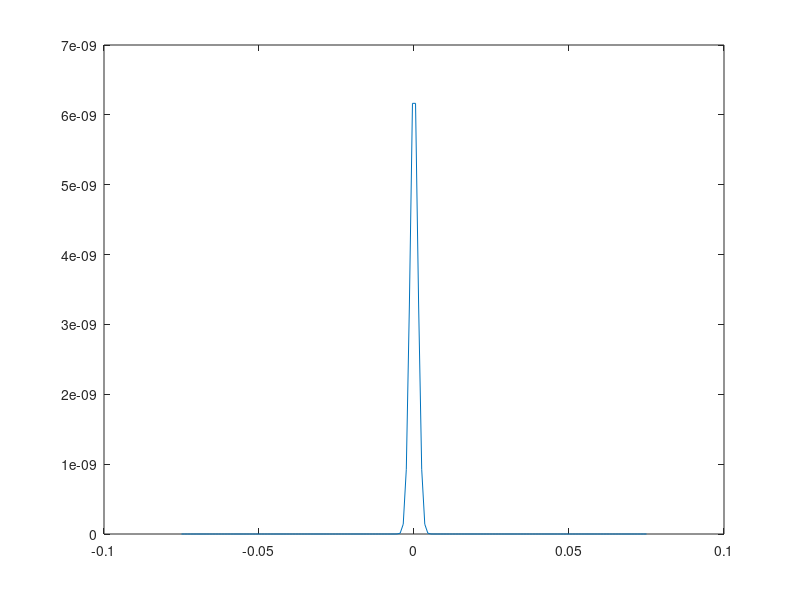

Write MATLAB code to recreate this figure. (Note: this script raises an error after producing the figure.)
clear; clc; close all;
%%
% Parameters
theta = 0;  % rad
P = 1;      % W
r = 75e-3;  % m
%r_vals = -r:1e-3:r;
r_vals = linspace(-r,r,152);
c = 299792458; % m/s
w = 2.5e-3;  % m

F = 2*cos(theta)*P/c;

F_r = F*exp(-2*r_vals.^2/w^2);


figure()
plot(r_vals,F_r);
xlim([-0.1,0.1])
%% import COMSOL data (GEO 600, fused silica) (displacement over force)
r = 90e-3;  % m
% 3D
deftable = importfile('COMSOL\exports\def_3d_geo.dat');
def = table2array(deftable);
x = def(:,1)-r;
d= def(:,2);


% 2D
def2table = importfile('COMSOL\exports\def_2d_geo.dat');
def2 = table2array(def2table);
x2 = def2(:,1);
d2= def2(:,2);

figure()
plot(x2,d2, LineWidth=1.4)
grid on
hold on
plot(x,d,LineWidth=1.4)
xlabel('Radius [m]')
ylabel('Displacement [m/N]')
xlim([0,0.045])
legend('2D model', '3D model')
title('Deformation of test mass', ' Gaussian distributed force (r=2.5 mm)')

%% CORRECT COMSOL DATA w=0.5, 1, 1.5
% plotting colors
col.red   = [0.89, 0.21, 0.19];  
col.blue  = [0.27, 0.38, 0.89];  
col.gray1 = [0.2, 0.2, 0.2];  
col.gray2 = [0.4, 0.4, 0.4];     
col.gray3 = [0.6, 0.6, 0.6];   

def2dr05115 = importfiled('COMSOL\exports\deftest.dat');

ar = table2array(def2dr05115);

r = ar(:,1);
d5 = ar(:,2);
d10 = ar(:,3);
d20 = ar(:,4);
d50 = ar(:,5);


figure()
%plot(r*1000,d5,'color', col.red, LineWidth=1.4)
hold on
plot(r*1000,d5,'color', col.red  , LineWidth=1.7)
plot(r*1000,d10,'color',col.blue , LineWidth=1.7)
plot(r*1000,d20,'color', col.black , LineWidth=1.7)
xlabel('Test mass radius [mm]')
ylabel('Deformation [m/N]')
xlim([0,5])
legend('w = 0.5 mm', 'w = 1.0 mm',...
    'w = 1.5 mm', fontsize=10)
legend boxoff
title('test mass deformation', fontsize=14)

box on

%% CORRECT COMSOL DATA w=10, 20, 50
% plotting colors
col.red   = [0.89, 0.21, 0.19];  
col.blue  = [0.27, 0.38, 0.89];  
col.gray1 = [0.2, 0.2, 0.2];  
col.gray2 = [0.4, 0.4, 0.4];     
col.gray3 = [0.6, 0.6, 0.6];   

def2dr05115 = importfiled('COMSOL\exports\deftest2.dat');

ar = table2array(def2dr05115);

r = ar(:,1);
d5 = ar(:,2);
d10 = ar(:,3);
d20 = ar(:,4);
d50 = ar(:,5);


figure()
%plot(r*1000,d5,'color', col.red, LineWidth=1.4)
hold on
plot(r*1000,d10,'color', col.black  , LineWidth=1.4)
plot(r*1000,d20,'color',col.gray2 , LineWidth=1.4)
plot(r*1000,d50,'color', col.gray3 , LineWidth=1.4)
xlabel('Test mass radius [mm]')
ylabel('Deformation [m/N]')
xlim([0,75])
legend('w = 10 mm \rightarrow D_{eff} = 5.2 \cdot 10^{-10}', 'w = 20 mm \rightarrow D_{eff} = 2.5 \cdot 10^{-10}',...
    'w = 50 mm \rightarrow D_{eff} = 8.2 \cdot 10^{-11}', fontsize=10)
legend boxoff
title('Test mass deformation', fontsize=14)

box on

%% Measured effective displacement
% 2d model results
r = r;
D = d5;


w = 2.2e-3;                % waist radius
I = exp(-2*(r.^2)/w^2);    % intensity profile

% Compute normalization factor kI
num_I = 2*pi*trapz(r, r .* I);   
kI = 1 / num_I;

% Compute D_total
D_tot = 2*pi * kI * trapz(r, r .* I .* D)







%% Changing paramters to ETpf mirrors
r = 75e-3;  % m
% 2D (1 mm beam size)
deftable = importfile('COMSOL\exports\def_2d_etpf_r_0.5.dat');
def = table2array(deftable);
x = def(:,1);
d= def(:,2);


% 2D (10 mm beam size)
def2table = importfile('COMSOL\exports\def_2d_etpf_r_50.dat');
def2 = table2array(def2table);
x2 = def2(:,1);
d2= def2(:,2);



% 2D (50 mm beam size)
def2table = importfile('COMSOL\exports\def_2d_etpf_r_1.5.dat');
def2 = table2array(def2table);
x3 = def2(:,1);
d3= def2(:,2);

figure()
plot(x,d,LineWidth=1.4)
grid on
hold on
plot(x2,d2, LineWidth=1.4)
plot(x3,d3, LineWidth=1.4)
xlabel('Radius [m]')
ylabel('Displacement [m/N]')
xlim([0,0.01])
legend('PCal radius = 1 mm', 'PCal radius = 10 mm', 'PCal radius = 50 mm')
title('Deformation of ETpf test mass', ' Gaussian distributed force')

%% Measured effective displacement
% 2d model results
r = x;
D = d;


w = 2.2e-3;                % waist radius
I = exp(-2*(r.^2)/w^2);    % intensity profile

% Compute normalization factor kI
num_I = 2*pi*trapz(r, r .* I);   
kI = 1 / num_I;

% Compute D_total
D_tot = 2*pi * kI * trapz(r, r .* I .* D)

%% Varying Pcal radii and determining D_tot
r_pcal = [0.1, 0.2, 0.3, 0.4, 0.5, 0.6, 0.7, 0.8, 0.9, 1, 1.2, 1.4, 1.6, 1.8, 2, 2.2, 2.5]; % [m]
D_total =[3.17, 2.67, 1.83, 1.84, 1.90, 1.91, 1.89, 1.86, 1.83, 1.80, 1.73, 1.66, 1.58, 1.51, 1.44, 1.37, 1.28]*1e-9; % [m]

figure()
plot(r_pcal,D_total, LineWidth=1.4)
xlim([0.6,2.5])
grid on
xlabel('Pcal beam radius [mm]')
ylabel('D_{total} [m/N]')
title('Measured effective displacement for varying Pcal radius')

%% Varying Pcal radii (0.5, 1.0, 1.5 mm)

% 2D
def2table5 = importfile('COMSOL\exports\def_2d_etpf_r_0.5.dat');
def2table1 = importfile('COMSOL\exports\def_2d_etpf_r_1.0.dat');
def2table15 = importfile('COMSOL\exports\def_2d_etpf_r_1.5.dat');
def2 = table2array(def2table5);
x_05 = def2(:,1); d_05= def2(:,2);
def2 = table2array(def2table1);
x_10 = def2(:,1); d_10= def2(:,2);
def2 = table2array(def2table15);
x_15 = def2(:,1); d_15= def2(:,2);


figure()
plot(x_05*1000,d_05, LineWidth=1.4)
grid on
hold on
plot(x_10*1000,d_10, LineWidth=1.4)
plot(x_15*1000,d_15, LineWidth=1.4)
xlabel('Radius [mm]')
ylabel('Displacement [m/N]')
xlim([0,20])
legend('r=0.5 [mm]', 'r=1.0 [mm]','r=1.5 [mm]')
title('Deformation of ETpf test mass', ' Gaussian distributed force')

%% Responses
% Parameters
M = 3.29;           % mass [kg]
f0 = 0.3;           % resonance frequency [Hz]
zeta = 0.0001;      % small damping
omega0 = 2*pi*f0;   % natural angular frequency [rad/s]

% Frequency vector
f = logspace(1, 4, 1000);   % 0.01 Hz to 100 Hz
omega = 2*pi*f;

% Pendulum transfer function H(ω) [m/N]
H = 1 ./ (M*(omega0^2 - omega.^2 + 1i*2*zeta*omega0.*omega));
magH = abs(H);
phaseH = angle(H)*180/pi;  % convert to degrees

% Flat transfer function
H_def = ones(size(H))*2.5e-9;  % effective displacement by deformation
magDef = abs(H_def);
phaseDef = angle(H_def)*180/pi;

% Combined response
HC = H + H_def;
magC = abs(HC);
phaseC = angle(HC)*180/pi;

% Plotting
figure;
tiledlayout(2,1);

% Magnitude
nexttile;
loglog(f, magH, 'b--', 'LineWidth', 1.5); hold on;
loglog(f, magDef, 'r--', 'LineWidth', 1.5);
loglog(f, magC, 'g', 'LineWidth', 1.5);
grid on;
ylabel('Magnitude [m/N]');
title('Pendulum Response, Deformation, and Combined');
legend('Pendulum response', 'Mirror deformation', 'Total displacement');

% Phase
nexttile;
semilogx(f, phaseH, 'b--', 'LineWidth', 1.5); hold on;
semilogx(f, phaseDef, 'r--', 'LineWidth', 1.5);
semilogx(f, phaseC, 'g', 'LineWidth', 1.5);
grid on;
xlabel('Frequency [Hz]');
ylabel('Phase [deg]');
ylim([-200, 20])

linkaxes(findall(gcf,'Type','axes'),'x');

%% ratio
figure()
semilogx(f, magH./magC,'k', 'LineWidth', 1.5);
ylim([0.9, 3])
%xlim([1e2,5e3])
grid on;
title('Discrepancy between reponse with and without deformation')
ylabel('Ratio H_p / H_c [-]')
xlabel('Frequency [Hz]')

%% uncertainty
figure()
semilogx(f, (magH./magC-1)*100,'k', 'LineWidth', 1.5);
ylim([0, 50])
xlim([1e1,1e3])
grid on;
title('Uncertainty of the estimated response S(f)')
ylabel('Error [%]')
xlabel('Frequency [Hz]')


%%
function def2dr05115 = importfiled(filename, dataLines)
%IMPORTFILE1 Import data from a text file
%  DEF2DR05115 = IMPORTFILE1(FILENAME) reads data from text file
%  FILENAME for the default selection.  Returns the data as a table.
%
%  DEF2DR05115 = IMPORTFILE1(FILE, DATALINES) reads data for the
%  specified row interval(s) of text file FILENAME. Specify DATALINES as
%  a positive scalar integer or a N-by-2 array of positive scalar
%  integers for dis-contiguous row intervals.
%
%  Example:
%  def2dr05115 = importfile1("C:\Users\larsk\OneDrive\Documents\AA Lars 2025\1. Graduation Project\COMSOL\exports\def_2d_r05-1-15.dat", [9, Inf]);
%
%  See also READTABLE.
%
% Auto-generated by MATLAB on 16-Apr-2026 13:47:33

%% Input handling

% If dataLines is not specified, define defaults
if nargin < 2
    dataLines = [9, Inf];
end

%% Set up the Import Options and import the data
opts = delimitedTextImportOptions("NumVariables", 5);

% Specify range and delimiter
opts.DataLines = dataLines;
opts.Delimiter = "  ";

% Specify column names and types
opts.VariableNames = ["Description", "LineGraph", "VarName3", "VarName4", "VarName5"];
opts.VariableTypes = ["double", "double", "double", "double", "double"];

% Specify file level properties
opts.ExtraColumnsRule = "ignore";
opts.EmptyLineRule = "read";
opts.ConsecutiveDelimitersRule = "join";

% Import the data
def2dr05115 = readtable(filename, opts);

end
